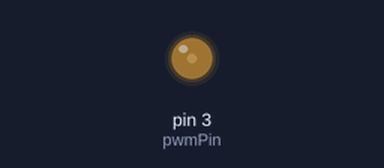
The sketch below on a simulated Arduino Uno, built with avr-gcc and run on an emulated ATmega328P. Parts: output pins drawn as LEDs (lit = HIGH).

Above: at 0.05 s.
At 2.45 s:
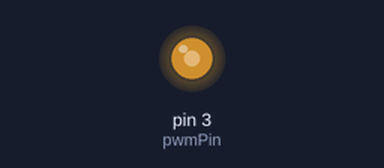
At 4.55 s:
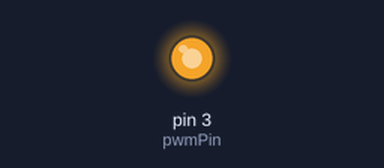
At 9.05 s:
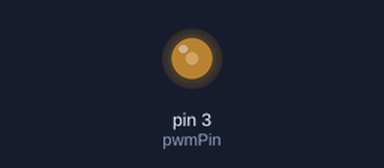
Timing chart, 0 to 13.3 s (numbered marks = the images above):
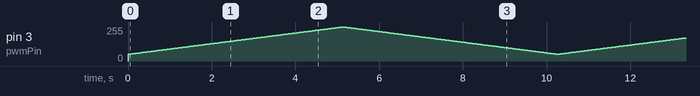

The sketch:

pwmAnalog.ino
```cpp
int pwmPin = 3;
void setup() {
  // put your setup code here, to run once:

}

void loop() {
  // put your main code here, to run repeatedly:
    for(int i=50;i<255;i++){
        analogWrite(pwmPin,i);
        delay(25);
    }
    for(int i=255;i>50;i--){
        analogWrite(pwmPin,i);
        delay(25);
    }

}
```
